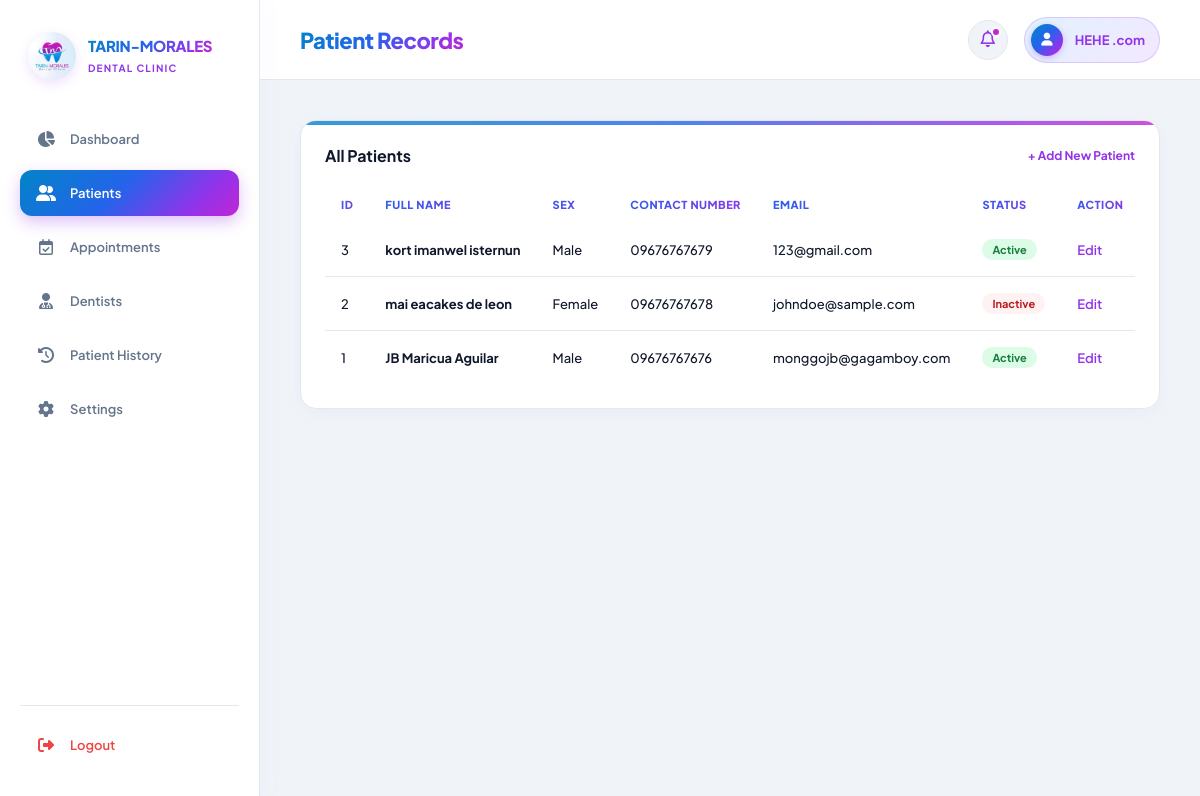
/admin/dashboard/patients.php (signed in), run on the app's committed database.
### tables this page shows
CREATE TABLE `tbl_patients` (
  `patient_id` int(11) NOT NULL,
  `user_id` int(11) NOT NULL,
  `first_name` varchar(100) NOT NULL,
  `middle_name` varchar(100) DEFAULT NULL,
  `last_name` varchar(100) NOT NULL,
  `birth_date` date NOT NULL,
  `sex` enum('Male','Female') NOT NULL,
  `contact_number` varchar(20) NOT NULL,
  `address` text NOT NULL,
  `date_registered` datetime DEFAULT current_timestamp()
);

CREATE TABLE `tbl_users` (
  `user_id` int(11) NOT NULL,
  `email` varchar(255) NOT NULL,
  `username` varchar(55) NOT NULL,
  `password` varchar(255) NOT NULL,
  `role` enum('admin','dentist','patient') NOT NULL,
  `status` enum('active','inactive') DEFAULT 'active',
  `created_at` datetime DEFAULT current_timestamp()
);

### admin/dashboard/patients.php (the view, shortened to what this page needs)
<?php
include __DIR__ . '/includes/header.php';
$stmtPatients = $pdo->query("
    SELECT
        p.patient_id,
        p.first_name,
        p.middle_name,
        p.last_name,
        p.sex,
        p.contact_number,
        p.address,
        p.date_registered,
        u.email,
        u.status AS user_status
    FROM tbl_patients p
    LEFT JOIN tbl_users u ON p.user_id = u.user_id
    ORDER BY p.patient_id DESC
");
$patients = $stmtPatients->fetchAll(PDO::FETCH_ASSOC);
?>
<div class="card">
  <div class="head">
    <h3>All Patients</h3>
    <a href="add-patient.php">+ Add New Patient</a>
  </div>
  <div class="table-container">
    <table>
      <thead>
        <tr>
          <th>ID</th>
          <th>Full Name</th>
          <th>Sex</th>
          <th>Contact Number</th>
          <th>Email</th>
          <th>Status</th>
          <th>Action</th>
        </tr>
      </thead>
      <tbody>
        <?php if (!empty($patients)): ?>
          <?php foreach ($patients as $p): ?>
            <?php
              $middle_initial = !empty($p['middle_name']) ? ' ' . $p['middle_name'] . ' ' : ' ';
              $full_name = trim($p['first_name'] . $middle_initial . $p['last_name']);
            ?>
            <tr>
              <td><?php echo htmlspecialchars((string)$p['patient_id'], ENT_QUOTES, 'UTF-8'); ?></td>
              <td class="patient-cell"><?php echo htmlspecialchars($full_name ?: 'Unknown Patient', ENT_QUOTES, 'UTF-8'); ?></td>
              <td><?php echo htmlspecialchars($p['sex'] ?? 'N/A', ENT_QUOTES, 'UTF-8'); ?></td>
              <td><?php echo htmlspecialchars($p['contact_number'] ?? 'N/A', ENT_QUOTES, 'UTF-8'); ?></td>
              <td><?php echo htmlspecialchars($p['email'] ?? 'N/A', ENT_QUOTES, 'UTF-8'); ?></td>
              <td>
                <?php $status_class = strtolower($p['user_status'] ?? 'active'); ?>
                <span class="status <?php echo htmlspecialchars($status_class, ENT_QUOTES, 'UTF-8'); ?>">
                  <?php echo htmlspecialchars(ucfirst(str_replace('_', ' ', $p['user_status'] ?? 'Active')), ENT_QUOTES, 'UTF-8'); ?>
                </span>
              </td>
              <td>
                <a href="edit-patient.php?id=<?php echo (int)$p['patient_id']; ?>" style="color: var(--brand-purple, #9333ea); text-decoration: none; font-weight: 600;">Edit</a>
              </td>
            </tr>
          <?php endforeach; ?>
        <?php else: ?>
          <tr>
            <td colspan="7" style="text-align: center; color: var(--text-muted);">No patients found.</td>
          </tr>
        <?php endif; ?>
      </tbody>
    </table>
  </div>
</div>
<?php include __DIR__ . '/includes/footer.php'; ?>

### admin/dashboard/includes/header.php (style rules this page uses)
:root { --bg-main: #f0f4f8; --surface: #ffffff; --brand-cyan: #0284c7; --brand-blue: #2563eb; --brand-purple: #9333ea; --brand-magenta: #c026d3; --gradient-brand: linear-gradient(135deg, #0284c7 0%, #2563eb 45%, #9333ea 80%, #c026d3 100%); --gradient-subtle: linear-gradient(135deg, #e0f2fe 0%, #f3e8ff 100%); --text-main: #0f172a; --text-muted: #64748b; --border-color: #e2e8f0; --border-hover: #cbd5e1; --radius-lg: 16px; --radius-md: 12px; --radius-sm: 8px; --shadow-subtle: 0 4px 20px -2px rgba(147, 51, 234, 0.06); --shadow-hover: 0 10px 25px -5px rgba(147, 51, 234, 0.2); --status-confirmed-bg: #dcfce7; --status-confirmed-text: #15803d; --status-pending-bg: #fef9c3; --status-pending-text: #a16207; --status-progress-bg: #e0f2fe; --status-progress-text: #0369a1; --status-completed-bg: #f3e8ff; --status-completed-text: #7e22ce; --status-cancelled-bg: #fef2f2; --status-cancelled-text: #b91c1c; }
*, *::before, *::after { box-sizing: border-box; margin: 0; padding: 0; }
body { font-family: 'Plus Jakarta Sans', sans-serif; background: var(--bg-main); color: var(--text-main); display: flex; justify-content: center; min-height: 100vh; overflow-x: hidden; -webkit-font-smoothing: antialiased; }
.card { background: var(--surface); border: 1px solid var(--border-color); border-radius: var(--radius-lg); padding: 24px; box-shadow: var(--shadow-subtle); transition: transform 0.2s ease, box-shadow 0.2s ease, border-color 0.2s ease; position: relative; overflow: hidden; width: 100%; max-width: 100%; }
.card::before { content: ""; position: absolute; top: 0; left: 0; right: 0; height: 4px; background: var(--gradient-brand); opacity: 0.8; }
.head { display: flex; justify-content: space-between; align-items: center; margin-bottom: 20px; }
.head h3 { font-size: 16px; font-weight: 700; }
.head a { font-size: 12px; font-weight: 700; color: var(--brand-purple); text-decoration: none; }
.table-container { width: 100%; overflow-x: auto; -webkit-overflow-scrolling: touch; border-radius: var(--radius-md); }
table { width: 100%; border-collapse: collapse; text-align: left; white-space: nowrap; }
th { font-size: 11px; font-weight: 800; text-transform: uppercase; letter-spacing: 0.5px; padding: 12px 16px; border-bottom: 2px solid var(--gradient-subtle); background: #faf5ff; background-image: linear-gradient(90deg, var(--brand-blue) 0%, var(--brand-purple) 100%); -webkit-background-clip: text; background-clip: text; -webkit-text-fill-color: transparent; }
td { font-size: 13px; font-weight: 500; padding: 16px; border-bottom: 1px solid var(--border-color); }
tr:last-child td { border-bottom: none; }
.patient-cell { font-weight: 700; color: var(--text-main); }
.status { font-size: 11px; font-weight: 700; border-radius: 20px; padding: 4px 10px; display: inline-block; text-transform: capitalize; }
.status.active, .status.confirmed { background: var(--status-confirmed-bg); color: var(--status-confirmed-text); }
.status.cancelled, .status.no_show, .status.inactive { background: var(--status-cancelled-bg); color: var(--status-cancelled-text); }

### data on the page
tbl_patients: patient_id "3", first_name+middle_name+last_name "kort imanwel isternun", sex "Male", contact_number "09676767679", user.email "123@gmail.com", user.status "Active"
tbl_patients: patient_id "2", first_name+middle_name+last_name "mai eacakes de leon", sex "Female", contact_number "09676767678", user.email "johndoe@sample.com", user.status "Inactive"
tbl_patients: patient_id "1", first_name+middle_name+last_name "JB Maricua Aguilar", sex "Male", contact_number "09676767676", user.email "monggojb@gagamboy.com", user.status "Active"

### other printed values
$header_title "Patient Records"
$admin_display_name "HEHE .com"
